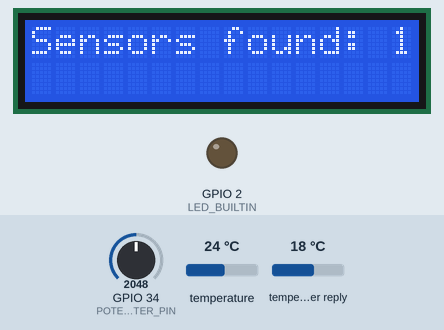
The sketch below on a simulated ESP32. On the bench: 16×2 character LCD, output pins drawn as LEDs (lit = HIGH). The inputs (shaded band) are chosen by the test bench; at power-on: GPIO 34 (POTENTIOMETER_PIN) = 2048, temperature 24 °C, temperature in the weather reply 18 °C. WiFi joins after 1.5 s; servers stay silent unless stated; network time is answered at once with the bench clock; uploads are accepted with an empty reply; the local clock reads 2024-03-15 10:24:30 at power-on unless the sketch sets it; web services answer with replies made up by the test bench; what the sketch prints to the serial monitor is not drawn.

Above: at 11.7 s.
19.4 s: GPIO 34 (POTENTIOMETER_PIN) set to 1988
At 20.6 s:
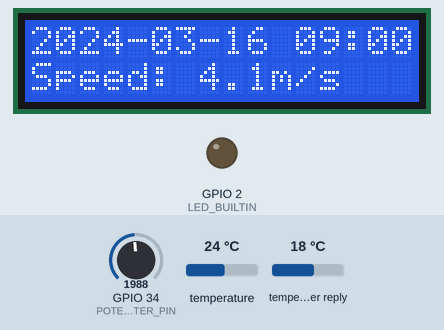
20.9 s: GPIO 34 (POTENTIOMETER_PIN) set to 252
At 22.1 s:
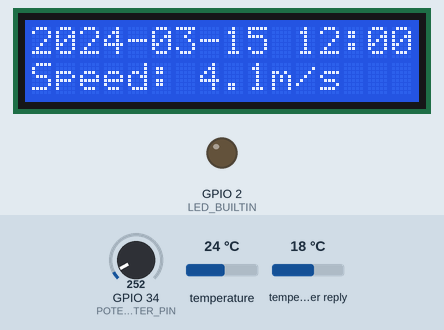
22.4 s: GPIO 34 (POTENTIOMETER_PIN) set to 209
At 23.9 s:
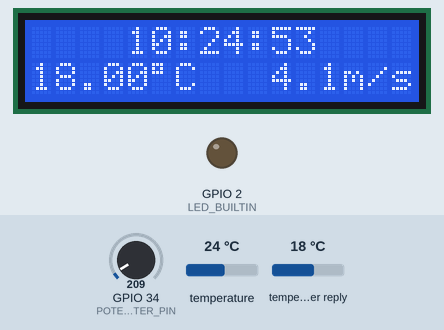
25.4 s: GPIO 34 (POTENTIOMETER_PIN) set to 4095
At 26.5 s:
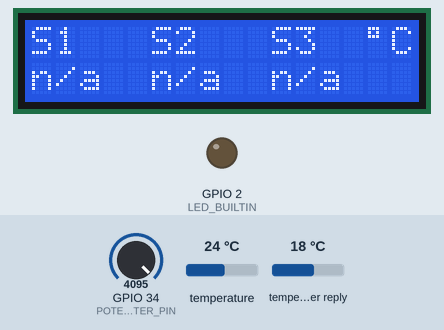
28.4 s: GPIO 34 (POTENTIOMETER_PIN) set to 4022
At 28.9 s:
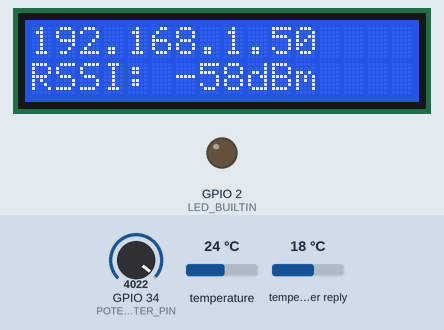
Timing chart, 0 to 31.4 s (numbered marks = the images above; inputs shaded):
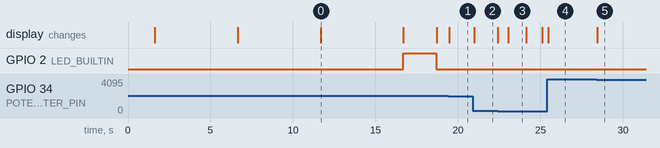

Measured:
- the behaviour switches between 2043 and 2042 on GPIO 34 (POTENTIOMETER_PIN) (found by bisection; images 0 and 1)
- the behaviour switches between 227 and 226 on GPIO 34 (POTENTIOMETER_PIN) (found by bisection; images 2 and 3)
- the behaviour switches between 4086 and 4085 on GPIO 34 (POTENTIOMETER_PIN) (found by bisection; images 4 and 5)
- after the input at 19.4 s, the display: changes after 0.06 s (image 1)
- after the input at 20.9 s, the display: changes after 0.10 s (image 2)
- after the input at 22.4 s, the display: first changes at once (image 3 shows a later state)
- after the input at 25.4 s, the display: changes after 0.09 s (image 4)
- after the input at 28.4 s, the display: changes after 0.06 s (image 5)

The sketch:

sketch_cerebri.ino
```cpp
#include <WiFi.h>
#include <HTTPClient.h>
#include <LiquidCrystal_I2C.h>
#include <NTPClient.h>
#include <WiFiUdp.h>

// Webserver
#include "WebServer.h"

// DS18B20 Libs
#include <OneWire.h>
#include <DallasTemperature.h>

// Time
#include <Time.h>

#define SW_VERSION 0.1.1

//LCD Display
//#define SDA 21    // Default SDA GPIO
//#define SCL 22    // Default SCL GPIO

#define LED_BUILTIN  2  // Blue LED on ESP32 board

#define MAX_SENSOR_COUNT 3   // Maximum number of DS18B20 sensors in this sktech
#define SENSOR_PIN 4         // GIOP4 connected to DS18B20's DQ pin

// Set LCD's number of columns and rows
const int iLcdColumns = 16;
const int iLcdRows = 2;

// UTC <-> MEZ (Winterzeit) = 3600 seconds (1 hour)
// UTC <-> MEZ (Sommerzeit) = 7200 seconds (2 hour)
const long lUtcOffsetInSeconds = 3600;

// WLAN credentials
const char* pSSID = "YOUR_SSID";
const char* pPassword = "YOUR_PASSWORD";

// API openweathermap.org request data strings
String strRequestWeatherDataFromServer = "https://api.openweathermap.org/data/2.5/"\
                                  "weather?q=L%C3%B8kken,DK&units=metric&"\
                                  "appid=YOUR_APPID";

String strRequestDataForecastFromServer = "https://api.openweathermap.org/data/2.5/"\
                                  "forecast?q=L%C3%B8kken,DK&units=metric&"\
                                  "appid=YOUR_APPID";

String strRequestSpotPricesFromServer = "https://api.energidataservice.dk/dataset/elspotprices?"\
                                        "start=now&limit=16&sort=HourUTC%20asc&filter={\"PriceArea\":[\"DK2\"]}";


// Delays to update current weather data, forecast data and sensor readings
unsigned long ulTimerDelay = 60000*5;            // 5 minutes
unsigned long ulTimerDelayForecast = 60000*60;   // 1 hour
unsigned long ulTimerDelaySensors = 15000;       // 15 seconds
unsigned long ulTimerDelaySpotPrices = 60000*60; // 1 hour

unsigned long ulLastTime = ulTimerDelay;
unsigned long ulLastTimeForecast = ulTimerDelayForecast;
unsigned long ulLastTimeSensors = ulTimerDelaySensors;
unsigned long ulLastTimeSpotPrices = ulTimerDelaySpotPrices;

#define MAX_FORECAST_COUNT 16

struct webDataType {
  String strTemperature = "?";
  String strWindspeed = "?";
  int    iTotalForecastPrice = 0;
  String strArrayForecastWindspeed[MAX_FORECAST_COUNT] = {};
  String strArrayForecastDateTime[MAX_FORECAST_COUNT] = {};
  String strArrayForecastDKKperKWh[MAX_FORECAST_COUNT] = {};
  String strArrayForecastPriceDateTime[MAX_FORECAST_COUNT] = {};
};

struct webDataType myWebData;

#define POTENTIOMETER_PIN 34
int iDigitalValue = 0;        // Variable to store value coming from potentiometerstore DS18B20 sensor readings
int iSensorsFound = 0;        // Number of sensors found on OneWire Bus
String strSensorTemp[MAX_SENSOR_COUNT] = {"n/a ", "n/a ", "n/a "}; // Array to store DS18B20 sensor readings

// LCD Display
LiquidCrystal_I2C lcd(0x27,iLcdColumns,iLcdRows);

// WLAN access
WiFiUDP ntpUDP;

// Network Time Protocol
NTPClient timeClient(ntpUDP, "pool.ntp.org", lUtcOffsetInSeconds);

// DS18B20 sensor (made by Dallas)
OneWire oneWire(SENSOR_PIN);
DallasTemperature DS18B20(&oneWire);

// Our webserve on port 80
WebServer server(80);


void setup() {
  Serial.begin(115200);

  // Initialize digital pin LED_BUILTIN as an output
  pinMode(LED_BUILTIN, OUTPUT);

  Wire.begin(SDA, SCL);           // Attach LCD's I2C pin
  lcd.init();                     // LCD driver initialization
  lcd.backlight();                // Open backlight
  lcd.setCursor(0,0);             // Move cursor to column 0, row 0
  lcd.print("Connecting to:");
  lcd.setCursor(0,1);             // Move cursor to column 0, row 1
  lcd.print(String(pSSID));

  // Connect to WLAN with given credentials
  WiFi.begin(pSSID, pPassword);
  Serial.println("Connecting");
  while(WiFi.status() != WL_CONNECTED) {
    delay(500);
    Serial.print(".");
  }
  Serial.println("");
  Serial.print("Connected to WiFi, my IP Address is: ");
  Serial.println(WiFi.localIP());

  lcd.clear();
  lcd.setCursor(0,0);             // Move cursor to column 0, row 0
  lcd.print("Connected!");
  lcd.setCursor(0,1);             // Move cursor to column 0, row 1
  lcd.print(WiFi.localIP().toString());

  delay(5000);

  lcd.clear();
  lcd.setCursor(0,0);             // Move cursor to column 0, row 0
  lcd.print(WiFi.localIP().toString());
  lcd.setCursor(0,1);             // Move cursor to column 0, row 1
  lcd.print("RSSI: "+String(WiFi.RSSI())+"dBm");  // WiFi signal strength

  Serial.print("Wifi RSSI=");
  Serial.println(WiFi.RSSI());

  delay(5000);

  // Start NTP client to receive current date/time
  timeClient.begin();

  // Initialize DS18B20 sensor(s)
  DS18B20.begin();
  iSensorsFound = DS18B20.getDeviceCount();  // Get number of sensors attached

  lcd.clear();
  lcd.setCursor(0,0);  // Move cursor to column 0, row 0
  lcd.print("Sensors found: "+String(iSensorsFound));


  server.on("/", wshandle_OnConnect);
  //server.on("/post", wshandle_OnPost);
  server.onNotFound(wshandle_NotFound);
  server.begin();
  Serial.println("HTTP server started");

  delay(5000);
  lcd.clear();
}


void wshandle_OnConnect() {
  Serial.println("WebServerHandle: OnConnect");

  String strCurrentWeather = "<h1>"+timeClient.getFormattedTime()+"<\h1>"\
  "<h5>(Automatic refresh interval of 10 seonds)<\h5>"\
  "<h4><br>Temperature: "+myWebData.strTemperature+" &degC,"\
  " Wind speed: "+myWebData.strWindspeed+" m/s</h4>";

  String strForecastData = "<center><h4><table><tr><th align='left'>Datetime</th><th>    Wind speed</th></tr>";
  for( int iCount=0; iCount<MAX_FORECAST_COUNT; iCount++ ) {
    strForecastData += "<tr><td align='right'>"+myWebData.strArrayForecastDateTime[iCount]+\
                       "</td><td align='right'>"+myWebData.strArrayForecastWindspeed[iCount]+" m/s</td></tr>";
  }
  strForecastData += "</table></h4></center>";

  String strSpotPricesData = "<center><h4><table><tr><th align='left'>Datetime</th><th>DK 2 area spot price</th></tr>";
  for( int iCount=0; iCount<myWebData.iTotalForecastPrice; iCount++ ) {
    strSpotPricesData += "<tr><td align='right'>"+myWebData.strArrayForecastPriceDateTime[iCount]+\
                       "</td><td align='right'>"+myWebData.strArrayForecastDKKperKWh[iCount]+" DKK</td></tr>";
  }
  strSpotPricesData += "</table></h4></center>";


 String strSensorData = "<h4>DS18B20 sensor readings"\
                        "<br>S1: "+strSensorTemp[0]+"&degC,"\
                        " S2: "+strSensorTemp[1]+"&degC,"\
                        " S3: "+strSensorTemp[2]+"&degC</h4>";


  String strHTML = "<!DOCTYPE html> <html>"\
  "<head><meta name='viewport' content='width=device-width, initial-scale=1.0, user-scalable=no'>"\
  "<meta http-equiv='refresh' content='10'>"\
  "<title>Calefactio</title>"\
  "<style>html { font-family: Helvetica; display: inline-block; margin: 0px auto; text-align: center;}"\
  "body{margin-top: 50px;} h1 {color: #444444;margin: 50px auto 30px;} h3 {color: #444444;margin-bottom: 50px;}"\
  "p {font-size: 14px;color: #888;margin-bottom: 10px;}</style>"\
  "\n</head><body>"\
  "<h1>Cerebri calefacientis</h1>";

  strHTML += strCurrentWeather;
  strHTML += strSensorData;
  strHTML += "<h4>Forecast data<\h4>";
  strHTML += strForecastData;
  strHTML += strSpotPricesData;

  strHTML += "</body></html>";

  server.send(200, "text/html", strHTML);
}

void wshandle_NotFound(){
  server.send(404, "text/plain", "Not found");
}


// Function to get weather data from openweathermap.org
webDataType getDataFromServer(String strRequest) {

  // Turn builtin LED on to indicate web request
  digitalWrite(LED_BUILTIN, HIGH);

  if(WiFi.status()== WL_CONNECTED){
      HTTPClient http;

      // Get data from server
      http.begin(strRequest.c_str());

      // Send HTTP GET request
      int httpResponseCode = http.GET();

      if (httpResponseCode>0) {
        Serial.print("HTTP Response code: ");
        Serial.println(httpResponseCode);
        String payload = http.getString();

        Serial.println(payload);

        // Get numeric data we are interested in -> <SNIP> main":{"temp":7.3,"fee <SNIP>

        int iValuePosStart = 0, iValuePosEnd = 0;  // Variable to store position of substrings

        // Check if current weather is requested
        if( strRequest.indexOf("weather?") >= 0 ) {
          Serial.println("Extracting weather data");

          int iValuePosStart = payload.indexOf("temp")+6;
          int iValuePosEnd = payload.indexOf(",",iValuePosStart );
          myWebData.strTemperature = payload.substring(iValuePosStart,iValuePosEnd);

          iValuePosStart = payload.indexOf("speed")+7;
          iValuePosEnd = payload.indexOf(",",iValuePosStart );
          myWebData.strWindspeed = payload.substring(iValuePosStart,iValuePosEnd);

        // Check if weather forecast is requested
        } else if ( strRequest.indexOf("forecast?") >= 0  ) {
          Serial.println("Extracting forecast data");

          // Get wind speed forecast -> "speed"
          iValuePosStart=0, iValuePosEnd=0;
          for( int iCounter=0; iCounter<MAX_FORECAST_COUNT; iCounter++ ) {
            iValuePosStart = payload.indexOf("speed",iValuePosStart)+7;
            iValuePosEnd = payload.indexOf(",",iValuePosStart);
            myWebData.strArrayForecastWindspeed[iCounter] = payload.substring(iValuePosStart,iValuePosEnd);
            Serial.println("Data:"+myWebData.strArrayForecastWindspeed[iCounter]);
          }

          // Get corresponding date/time of forecast -> "dt_txt"
          iValuePosStart=0, iValuePosEnd=0;
          for( int iCounter = 0; iCounter < MAX_FORECAST_COUNT; iCounter++ ) {
            iValuePosStart = payload.indexOf("dt_txt",iValuePosStart)+9;
            iValuePosEnd = payload.indexOf(",",iValuePosStart )-5;
            myWebData.strArrayForecastDateTime[iCounter] = payload.substring(iValuePosStart,iValuePosEnd);
            Serial.println("Data:"+myWebData.strArrayForecastDateTime[iCounter]);
          }


        } else if ( strRequest.indexOf("elspotprices?") >= 0  ) {
          Serial.println("Extracting price data");

          iValuePosStart = 0;
          iValuePosEnd = 0;

          int iTotalPosStart = payload.indexOf("Total", 0) + 10;
          int iTotalPosEnd = payload.indexOf(",", iTotalPosStart );
          String strTotal = payload.substring(iTotalPosStart, iTotalPosEnd);
          myWebData.iTotalForecastPrice = strTotal.toInt();

          if( myWebData.iTotalForecastPrice > MAX_FORECAST_COUNT ){
            myWebData.iTotalForecastPrice = MAX_FORECAST_COUNT;
          }

          Serial.print("Total: ");
          Serial.println(myWebData.iTotalForecastPrice);

          for ( int iCounter = 0; iCounter < myWebData.iTotalForecastPrice; iCounter++ ) {
            iValuePosStart = payload.indexOf("SpotPriceDKK", iValuePosStart) + 14;
            iValuePosEnd = payload.indexOf(",", iValuePosStart );
            myWebData.strArrayForecastDKKperKWh[iCounter] = payload.substring(iValuePosStart, iValuePosEnd);
            Serial.println("Data:" + myWebData.strArrayForecastDKKperKWh[iCounter]);
          }

          iValuePosStart = 0;
          iValuePosEnd = 0;
          for ( int iCounter = 0; iCounter < myWebData.iTotalForecastPrice; iCounter++ ) {
            iValuePosStart = payload.indexOf("HourUTC\":", iValuePosStart) + 10;
            iValuePosEnd = payload.indexOf(",", iValuePosStart ) - 4;
            myWebData.strArrayForecastPriceDateTime[iCounter] = payload.substring(iValuePosStart, iValuePosEnd);
            myWebData.strArrayForecastPriceDateTime[iCounter].replace("T"," ");
            Serial.println("Data:" + myWebData.strArrayForecastPriceDateTime[iCounter]);
        }

        // Ooops, an error in the request string defintion?
        } else {
          Serial.println("Error, weather nor forecast nor elspotprices found - Check HTML Request:");
          Serial.println(strRequest);
        }

      } else {
        Serial.print("Response code: ");
        Serial.println(httpResponseCode);
      }

      // Free resources
      http.end();

    // Not connected to WLAN
    } else {
      Serial.println("WiFi Disconnected");
    }

    digitalWrite(LED_BUILTIN, LOW);   // Turn the LED off
    return myWebData;
}

// Function to read DS18B20 sensor data
int getDataFromSensors() {
  // Send command to request temperature readings
  DS18B20.requestTemperatures();

  // Get temperature readings of attached sensors
  for(int iCount=0; iCount<iSensorsFound; iCount++) {
    float fTemp = DS18B20.getTempCByIndex(iCount);    // Read temperature in °C
    if( fTemp>0.0 && fTemp<99.0) {                    // Plausibility check
      strSensorTemp[iCount] = String(fTemp,1);        // 1 decimal point
      Serial.println("S"+String(iCount+1)+"-Temp.: "+strSensorTemp[iCount]+"°C");
    }
  }
  return 0;
}


// Calculation of time difference
int getTimeDifferenceInMinutes(String strTimeDate) {

  String strCurrentTime = timeClient.getFormattedTime();
  Serial.print("Current time: ");
  Serial.println(strCurrentTime);
/*
int splitT = formattedDate.indexOf("T");
dayStamp = formattedDate.substring(0, splitT);
Serial.println(dayStamp);
// Extract time
timeStamp = formattedDate.substring(splitT+1, formattedDate.length()-1);
Serial.println(timeStamp);
*/

  return -1;
}


// Main loop
void loop() {

  // Position of Potentiometer
  static int iPosPotiOld = -1;

  if ((millis() - ulLastTimeSensors) > ulTimerDelaySensors) {
    getDataFromSensors();

    //for(int iCount=0; iCount<MAX_SENSOR_COUNT; iCount++) {
    //  Serial.println("S"+String(iCount+1)+"-Temp.: "+strSensorTemp[iCount]+"°C");
    //}

    ulLastTimeSensors = millis();

    String strTest = "2022:12:03 12:03";
    getTimeDifferenceInMinutes(strTest);
  }

  // Get current weather data
  if ((millis() - ulLastTime) > ulTimerDelay) {
    myWebData = getDataFromServer(strRequestWeatherDataFromServer);
    Serial.println("Current outdoor temperature: "+myWebData.strTemperature+"°C");
    Serial.println("Current wind speed "+myWebData.strWindspeed+"m/s");
    ulLastTime = millis();
  }

  // Get forecast data
  if ((millis() - ulLastTimeForecast) > ulTimerDelayForecast) {
    myWebData = getDataFromServer(strRequestDataForecastFromServer);
    //Serial.println("Current outdoor temperature: "+myWebData.strTemperature+"°C");
    //Serial.println("Current wind speed "+myWebData.strArrayForecastPriceDateTime);
    ulLastTimeForecast = millis();
  }

  // Get spotPrice data
  if ((millis() - ulLastTimeSpotPrices) > ulTimerDelaySpotPrices) {
    myWebData = getDataFromServer(strRequestSpotPricesFromServer);
    //Serial.print("Spot price: "+myWebData.strArrayForecastDKKperKWh[0]+"DKK - ");
    //Serial.println(myWebData.strArrayForecastDateTime[0]);
    ulLastTimeSpotPrices = millis();
  }


  // Get current date/time
  timeClient.update();
  //while(!timeClient.update()) {
  //  timeClient.forceUpdate();
  //}

  // Read value from potentiometer's analog channel (default: 12 bits (0 – 4095) resolution)
  iDigitalValue = analogRead(POTENTIOMETER_PIN);
  int iPosPoti = iDigitalValue / 227;      // 4095/(MAX_FORECAST_COUNT+2) -> 18 potentiometer positions
  //Serial.print("digital value = ");
  //Serial.println(iPos);

  // Clear LCD only if potentiometer position has changed
  if( iPosPotiOld != iPosPoti ) {
    lcd.clear();
  }

  // Display data corresponding to potentimeter's position

  // Show current time, temperature and wind speed
  if( iPosPoti==0 ){
    lcd.setCursor(4,0);             // Move cursor to column 4, row 0
    lcd.print(timeClient.getFormattedTime());
    lcd.setCursor(0,1);             // Move cursor to column 0, row 1
    lcd.print(myWebData.strTemperature+"\xDF""C");
    lcd.setCursor(iLcdColumns-myWebData.strWindspeed.length()-3,1);  // Align right
    lcd.print(myWebData.strWindspeed+"m/s");

  // Show 8 sets of wind speed forecast data
  } else if( iPosPoti>0 && iPosPoti<9 ) {
     if( iPosPotiOld != iPosPoti ) {
       lcd.setCursor(0,0);          // Move cursor to column 0, row 0
       lcd.print(myWebData.strArrayForecastDateTime[iPosPoti-1]);
       lcd.setCursor(0,1);          // Move cursor to column 0, row 1
       lcd.print("Speed: "+myWebData.strArrayForecastWindspeed[iPosPoti-1]+"m/s");
     }

  // Show 8 sets of spot price forecast data
  } else if( iPosPoti>8 && iPosPoti<17 ) {
     if( iPosPotiOld != iPosPoti ) {
       if( iPosPoti-9 < myWebData.iTotalForecastPrice ) {
         lcd.setCursor(0,0);          // Move cursor to column 0, row 0
         lcd.print(myWebData.strArrayForecastPriceDateTime[iPosPoti-9]);
         lcd.setCursor(0,1);          // Move cursor to column 0, row 1
         lcd.print(" "+myWebData.strArrayForecastDKKperKWh[iPosPoti-9]+" DKK");
       } else {
        lcd.setCursor(0,0);          // Move cursor to column 0, row 0
        lcd.print("n/a");
        lcd.setCursor(0,1);          // Move cursor to column 0, row 1
        lcd.print("n/a");
       }
     }

  // Show assigned local IP and signal strength
  } else if ( iPosPoti==17 ) {
    lcd.setCursor(0,0);             // Move cursor to column 0, row 0
    lcd.print(WiFi.localIP().toString());
    lcd.setCursor(0,1);             // Move cursor to column 0, row 1
    lcd.print("RSSI: "+String(WiFi.RSSI())+"dBm");  // WiFi signal strength

  // Show DS18B20 sensor readings
  } else if ( iPosPoti==18 ) {
    lcd.setCursor(0,0);
    lcd.print("S1   S2   S3  \xDF""C");
    lcd.setCursor(0,1);  lcd.print(strSensorTemp[0]);
    lcd.setCursor(5,1);  lcd.print(strSensorTemp[1]);
    lcd.setCursor(10,1); lcd.print(strSensorTemp[2]);

    // Enforce fast reading of DS18B20 temperature by setting timer above delay
    ulLastTimeSensors = ulTimerDelaySensors+1;
  }

  // Store current position of potentiometer
  iPosPotiOld = iPosPoti;

  server.handleClient();
  delay(100);
}
```
